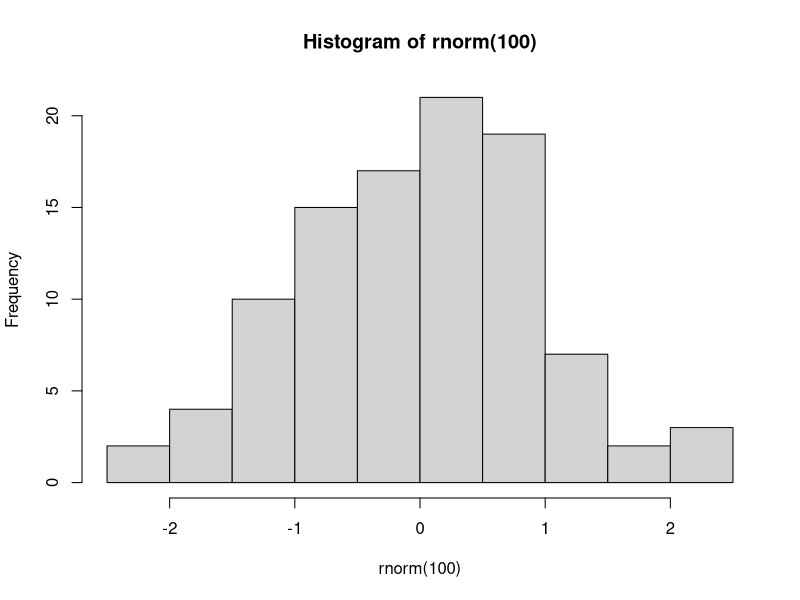

Write the R code that produced this figure.

#nested functions
mean(rnorm(1000,10,3))


#help on functions
?rnorm


#get working directory
getwd()


#set working directory
setwd("C:\\Users\\fridge\\Documents\\MEGA\\code")


#list files in directory
list.files()


#set graphical output device to pdf
pdf("hist.pdf")

#histogram
hist(rnorm(100))

#close graphical output file
dev.off()

#check for file
file.exists("hist.pdf")

#dataframe
x <- data.frame(foo=1:4, bar=c(T,F,F,T))

#matrix
m <- matrix(1:6, nrow= 2, ncol=3)


